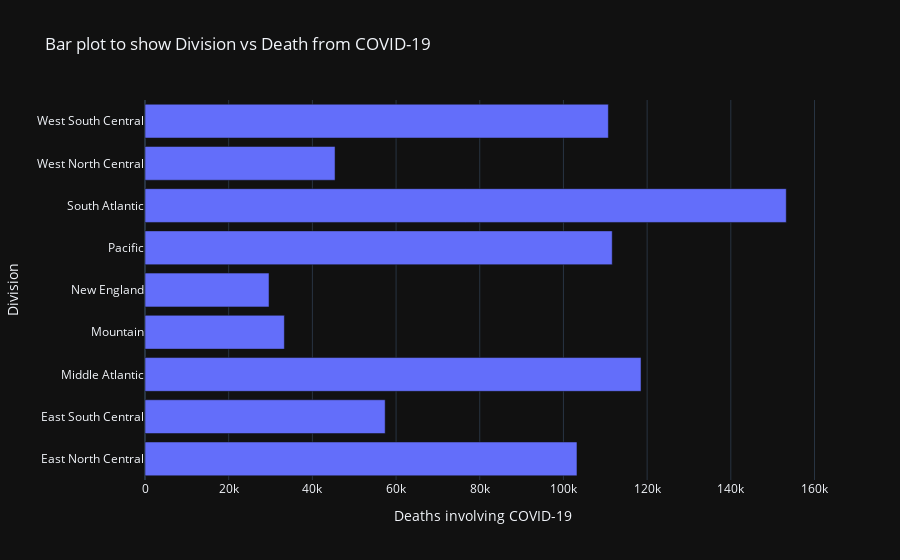

This figure's notebook cell:
### Code cell
#plot to display division vs deaths from covid-19
px.bar(data6,
      y='Division',
      x="Deaths involving COVID-19",
      template='plotly_dark',
      title='Bar plot to show Division vs Death from COVID-19')

### Figure 1 — Plotly figure (JSON) as saved in the notebook; plotly's stock layout.template omitted (floating-point values rounded to 4 significant figures)
{"data": [{"alignmentgroup": "True", "hovertemplate": "Deaths involving COVID-19=%{x}<br>Division=%{y}<extra></extra>", "legendgroup": "", "marker": {"color": "#636efa", "pattern": {"shape": ""}}, "name": "", "offsetgroup": "", "orientation": "h", "showlegend": false, "textposition": "auto", "type": "bar", "x": [103235, 57397, 118543, 33304, 29640, 111656, 153247, 45422, 110734], "xaxis": "x", "y": ["East North Central", "East South Central", "Middle Atlantic", "Mountain", "New England", "Pacific", "South Atlantic", "West North Central", "West South Central"], "yaxis": "y"}], "layout": {"barmode": "relative", "legend": {"tracegroupgap": 0}, "title": {"text": "Bar plot to show Division vs Death from COVID-19"}, "xaxis": {"anchor": "y", "domain": [0, 1], "title": {"text": "Deaths involving COVID-19"}}, "yaxis": {"anchor": "x", "domain": [0, 1], "title": {"text": "Division"}}}}
